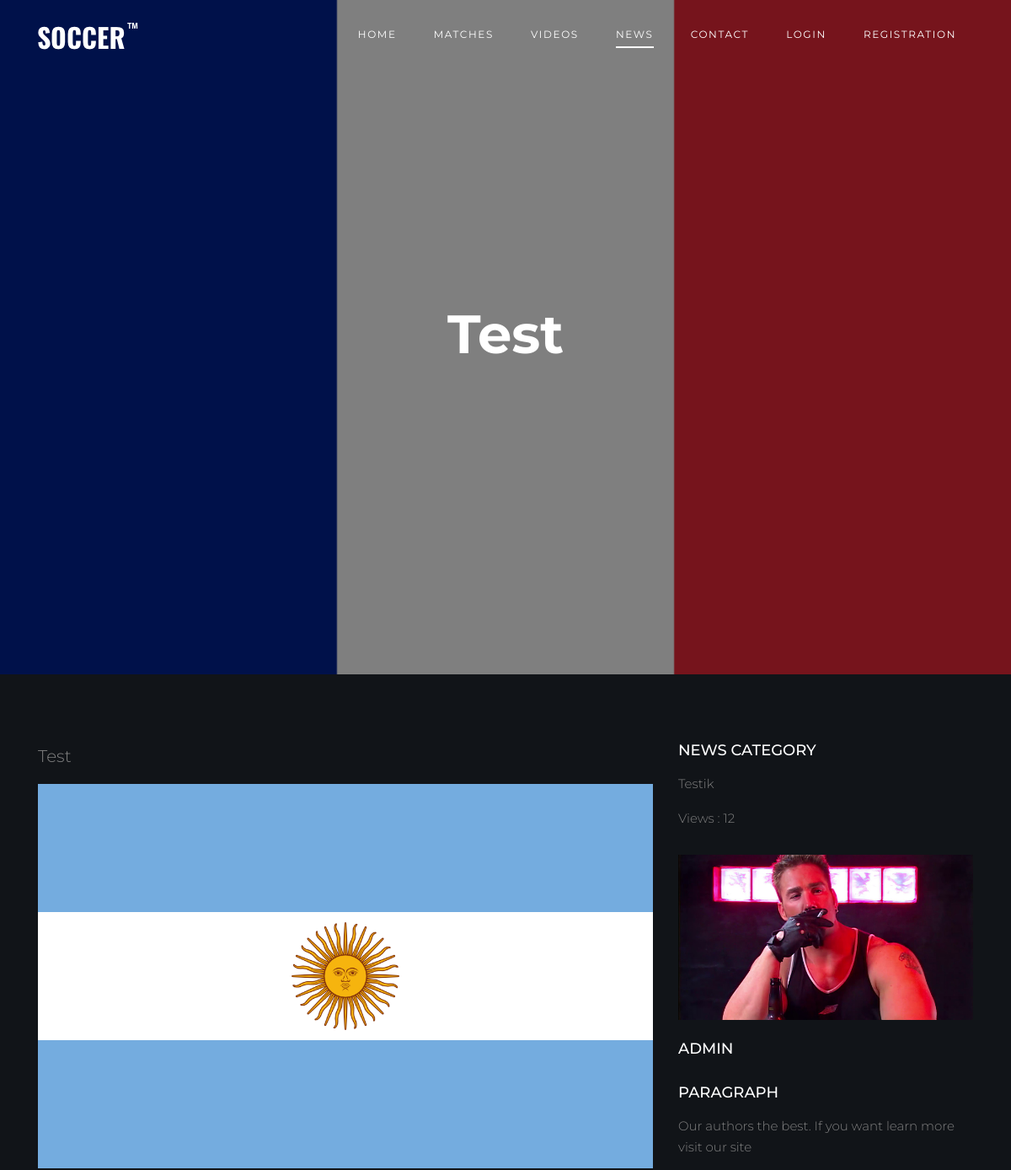
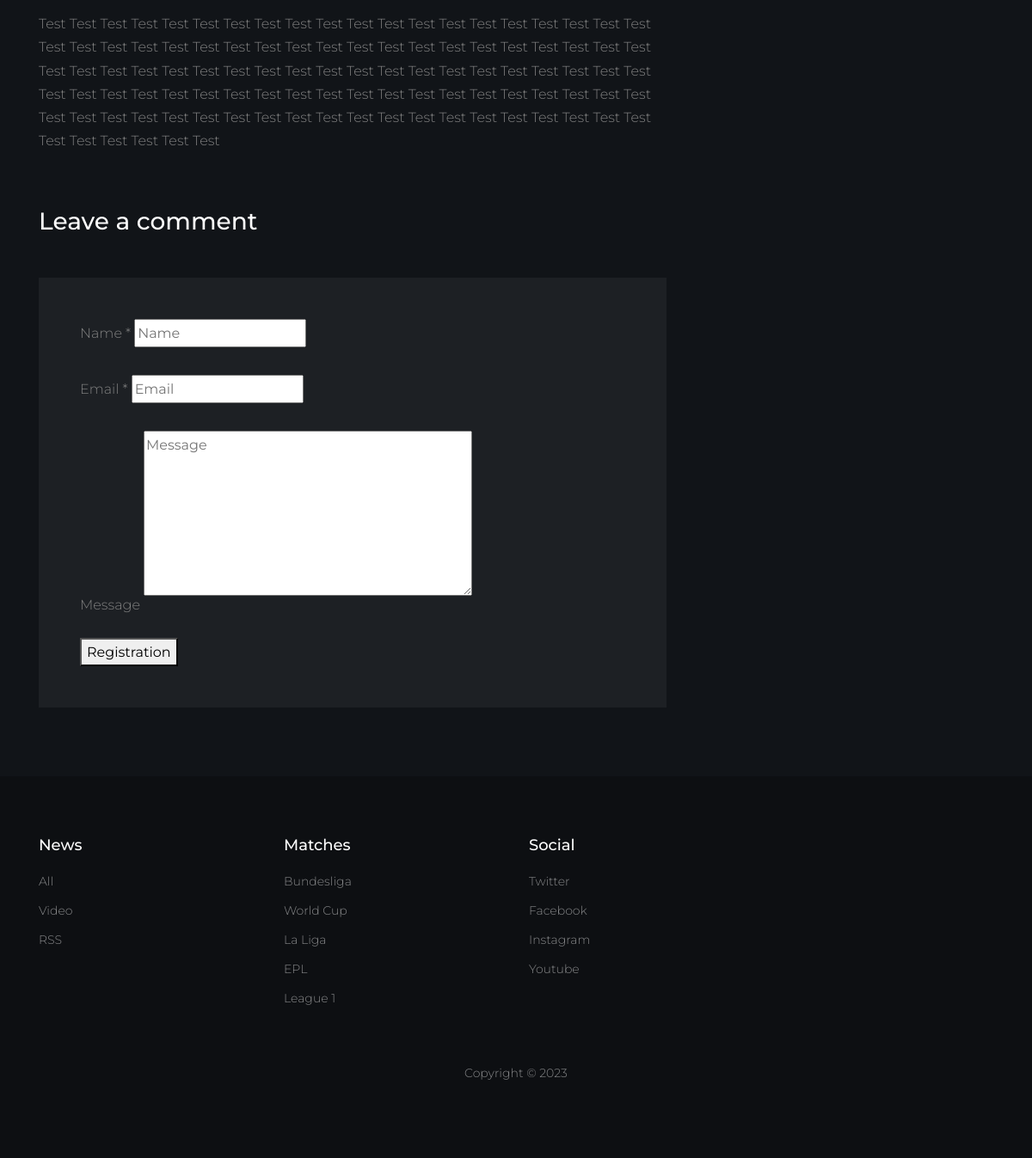
Page /test/ on the committed database (2 pictures, top to bottom).
### main/models.py (models this page shows, shortened)
class NewPost(models.Model):
    name = models.CharField(
        max_length=128,
        verbose_name='name'
    )
    descr = models.TextField(verbose_name='description')
    is_published = models.BooleanField(
        default=True,
        verbose_name='published'
    )
    date_created = models.DateTimeField(
        default=now,
        verbose_name='date created'
    )
    slug = models.SlugField(
        verbose_name='URL',
        unique=True
    )
    author = models.ForeignKey(
        User,
        on_delete=models.CASCADE,
        verbose_name='author'
    )
    image = models.ImageField(
        upload_to='news_image/',
        verbose_name='image',
        null=True
    )
    back_image = models.ImageField(
        upload_to='news_back_image/',
        verbose_name='back_image',
        null=True,
        blank=True
    )
    category = models.ForeignKey(
        'Category',
        on_delete=models.CASCADE,
        verbose_name='category'
    )
    show_count = models.IntegerField(default=0)
    @property
    def date(self) -> str:
        return self.date_created
    class Meta:
        db_table = 'main_posts'
        verbose_name = 'news'
        verbose_name_plural = 'news'
        ordering = ['date_created']

class Category(models.Model):
    name = models.CharField(
        max_length=32,
        verbose_name='category'
    )
    is_published = models.BooleanField(
        default=True,
        verbose_name='published'
    )
    slug = models.SlugField(verbose_name='URL', unique=True)
    def __str__(self):
        return self.name
    class Meta:
        db_table = 'main_categories'
        verbose_name = 'category'
        verbose_name_plural = 'categories'

### main/views.py (the view)
# urls.py: path('<slug:post_slug>/', PostDetailView.as_view(), name='news_post'),
class PostDetailView(BaseMixin, DetailView):
    template_name = 'news/single.html'
    context_object_name = 'news_post'
    slug_url_kwarg = 'post_slug'
    model = NewPost
    def get_context_data(self, **kwargs):
        context = super().get_context_data()
        context['form'] = CommentForm()
        context.update(self.context)
        return context
    def get_object(self, queryset=None):
        self.object = super(PostDetailView, self).get_object()
        self.object.show_count += 1
        self.object.save()
        return self.object

### main/forms.py
class CommentForm(ModelForm):
    name = CharField(
        widget=TextInput(
            attrs={
                'class': 'form-group',
                'id': 'name',
                'placeholder': 'Name'
            }
        ),
        max_length=64
    )
    email = EmailField(
        widget=EmailInput(
            attrs={
                'class': 'form-group',
                'id': 'email',
                'placeholder': 'Email'
            }
        ),
        max_length=254
    )
    message = CharField(
        widget=Textarea(
            attrs={
                'class': 'form-group',
                'id': 'message',
                'style': 'height: 12rem',
                'placeholder': 'Message'
            }
        ),
        max_length=1024
    )
    class Meta:
        model = Comment
        fields = ('name', 'email', 'message')

### templates/news/single.html
{% extends 'news/blog.html' %}
{% load static %}
{% block content %}
<div class="hero overlay"
  {% block image %}
    {% if news_post.back_image %}
      style="background-image: url('{{ news_post.back_image.url }}')"
    {% else %}
      style="background-image: url('{% static 'images/bg_2.jpg' %}')"
    {% endif %}
  {% endblock %}>
  <div class="container">
    <div class="row align-items-center">
      <div class="col-lg-5 mx-auto text-center">
        <h1 class="text-white">{{ news_post.name }}</h1>
      </div>
    </div>
  </div>
</div>
<div class="site-section first-section">
  <div class="container">
    <div class="row">
      <div class="col-md-8 blog-content">
        <p class="lead">{{ news_post.name }}</p>
        <p><img src="{{ news_post.image.url }}" alt="Image" class="img-fluid"></p>
        <p>{{ news_post.descr }}</p>
        {% include 'comment_form/form.html' %}
      </div>
      <div class="col-md-4 sidebar">
        <div class="sidebar-box">
          <div class="categories">
            <h3 class="text-uppercase">News Category</h3>
            <p>{{ news_post.category }}</p>
            <p>Views : {{ news_post.show_count }}</p>
          </div>
        </div>
        <div class="sidebar-box">
          <img src="{% static 'images/maxresdefault.jpg' %}" alt="Image placeholder" class="img-fluid mb-4">
          <h3 class="text-uppercase">{{ news_post.author }}</h3>
        </div>
        <div class="sidebar-box">
          <h3 class="text-uppercase">Paragraph</h3>
          <p>Our authors the best. If you want learn more visit our site</p>
        </div>
      </div>
    </div>
  </div>
</div>
{% endblock %}

### templates/news/blog.html (shortened to what this page needs)
{% extends "base/base.html" %}
{% load static %}
{% block header %}
<header class="site-navbar py-4" role="banner">
  <div class="container">
    <div class="d-flex align-items-center">
      <div class="site-logo">
        <a href="{% url 'index' %}">
          <img src="{% static 'images/logo.png' %}" alt="Logo">
        </a>
      </div>
      <div class="ml-auto">
        <nav class="site-navigation position-relative text-right" role="navigation">
          <ul class="site-menu main-menu js-clone-nav mr-auto d-none d-lg-block">
            <li><a href="{% url 'index' %}" class="nav-link">Home</a></li>
            <li><a href="{% url 'matches' %}" class="nav-link">Matches</a></li>
            <li><a href="{% url 'videos' %}"class="nav-link">Videos</a></li>
            <li class="active"><a href="{% url 'news' %}" class="nav-link">News</a></li>
            <li><a href="{% url 'contact' %}" class="nav-link">Contact</a></li>
            {% if not user.is_authenticated %}
            <li><a href="{% url 'auth' %}" class="nav-link">Login</a></li>
            <li><a href="{% url 'reg' %}" class="nav-link">Registration</a></li>
            {% else %}
            <li><a class="nav-link">{{ user }}</a></li>
            <li><a href="{% url 'logout' %}" class="nav-link">Logout</a></li>
            {% endif %}
          </ul>
        </nav>
      </div>
    </div>
  </div>
</header>
{% endblock %}

### templates/base/base.html (shortened to what this page needs)
{% load static %}
<!DOCTYPE html>
<html lang="en">
<head>
    <link rel="stylesheet" href="{% static 'fonts/icomoon/style.css' %}">
    <link rel="stylesheet" href="{% static 'css/bootstrap/bootstrap.css' %}">
    <link rel="stylesheet" href="{% static 'css/jquery-ui.css' %}">
    <link rel="stylesheet" href="{% static 'css/owl.carousel.min.css' %}">
    <link rel="stylesheet" href="{% static 'css/owl.theme.default.min.css' %}">
    <link rel="stylesheet" href="{% static 'css/owl.theme.default.min.css' %}">
    <link rel="stylesheet" href="{% static 'css/jquery.fancybox.min.css' %}">
    <link rel="stylesheet" href="{% static 'css/bootstrap-datepicker.css' %}">
    <link rel="stylesheet" href="{% static 'fonts/flaticon/font/flaticon.css' %}">
    <link rel="stylesheet" href="{% static 'css/aos.css' %}">
    <link rel="stylesheet" href="{% static 'css/style.css' %}">
</head>
  <body>
    <div class="site-wrap">
      {% block header %}{% endblock %}
      {% block content %}
      {% endblock %}
      <footer class="footer-section">
        <div class="container">
          <div class="row">
            <div class="col-lg-3">
              <div class="widget mb-3">
                <h3>News</h3>
                <ul class="list-unstyled links">
                  <li><a href="{% url 'news' %}">All</a></li>
                  <li><a href="{% url 'videos' %}">Video</a></li>
                  <li><a href="{% url 'post_feed' %}">RSS</a></li>
                </ul>
              </div>
            </div>
            <div class="col-lg-3">
              <div class="widget mb-3">
                <h3>Matches</h3>
                <ul class="list-unstyled links">
                  <li><a href="https://www.bundesliga.com/en/bundesliga/matchday">Bundesliga</a></li>
                  <li><a href="https://www.fifa.com/fifaplus/en/tournaments/mens/worldcup/">World Cup</a></li>
                  <li><a href="https://www.laliga.com/en-BY">La Liga</a></li>
                  <li><a href="https://www.espn.com/soccer/standings/_/league/eng.1">EPL</a></li>
                  <li><a href="https://www.ligue1.com/">League 1</a></li>
                </ul>
              </div>
            </div>
            <div class="col-lg-3">
              <div class="widget mb-3">
                <h3>Social</h3>
                <ul class="list-unstyled links">
                  <li><a href="{{ twitter }}">Twitter</a></li>
                  <li><a href="{{ facebook }}">Facebook</a></li>
                  <li><a href="{{ instagram }}">Instagram</a></li>
                  <li><a href="{{ youtube }}">Youtube</a></li>
                </ul>
              </div>
            </div>
          </div>
          <div class="row text-center">
            <div class="col-md-12">
              <div class=" pt-5">
                <p>
                  Copyright &copy;
                </p>
              </div>
            </div>
          </div>
        </div>
      </footer>
    </div>
  </body>
</html>

### templates/comment_form/form.html (shortened to what this page needs)
<div class="comment-form-wrap pt-5">
    <h3 class="mb-5">Leave a comment</h3>
    <form class="p-5 bg-light" method="post">
        <div class="form-group">
            <label for="name">Name *</label>
            {{ form.name }}
        </div>
        <div class="form-group">
            <label for="email">Email *</label>
            {{ form.email }}
        </div>
        <div class="form-group">
            <label for="message">Message</label>
            {{ form.message }}
        </div>
        <button class="login100-form-btn">
            Registration
        </button>
    </form>
</div>

### static/css/style.css (style rules this page uses)
body { line-height: 1.7; color: gray; font-weight: 300; background-color: #222831; font-size: 16px; }
a { -webkit-transition: .3s all ease; -o-transition: .3s all ease; transition: .3s all ease; }
h1, h2, h3, h4, h5, .h1, .h2, .h3, .h4, .h5 { font-family: "Montserrat", -apple-system, BlinkMacSystemFont, "Segoe UI", Roboto, "Helvetica Neue", Arial, sans-serif, "Apple Color Emoji", "Segoe UI Emoji", "Segoe UI Symbol", "Noto Color Emoji"; color: #fff; }
.site-wrap:before { display: none; -webkit-transition: .3s all ease-in-out; -o-transition: .3s all ease-in-out; transition: .3s all ease-in-out; background: rgba(0, 0, 0, 0.6); content: ""; position: absolute; z-index: 2000; top: 0; left: 0; right: 0; bottom: 0; opacity: 0; visibility: hidden; }
.site-section { padding: 2.5em 0; }
@media (min-width: 768px) { .site-section { padding: 5em 0; } }
.site-logo { position: relative; font-weight: 900; font-size: 1.3rem; }
.site-logo a { color: #fff; }
.site-navbar { margin-bottom: 0px; z-index: 1999; position: absolute; width: 100%; }
.site-navbar .site-navigation .site-menu { margin-bottom: 0; }
.site-navbar .site-navigation .site-menu .active > a { display: inline-block; position: relative; }
.site-navbar .site-navigation .site-menu .active > a:before { content: ""; position: absolute; bottom: 0; left: 20px; right: 20px; height: 2px; background: #fff; }
.site-navbar .site-navigation .site-menu a { text-decoration: none !important; display: inline-block; }
.site-navbar .site-navigation .site-menu > li { display: inline-block; }
.site-navbar .site-navigation .site-menu > li > a { padding: 5px 20px; color: #fff; font-size: 12px; letter-spacing: .1rem; text-transform: uppercase; font-weight: 400; display: inline-block; text-decoration: none !important; }
.site-mobile-menu .site-nav-wrap { padding: 0; margin: 0; list-style: none; position: relative; }
.site-mobile-menu .site-nav-wrap a { padding: 10px 20px; display: block; position: relative; color: #212529; }
.site-mobile-menu .site-nav-wrap li { position: relative; display: block; }
.site-mobile-menu .site-nav-wrap li.active > a { color: #ee1e46; }
.site-mobile-menu .site-nav-wrap > li { display: block; position: relative; float: left; width: 100%; }
.site-mobile-menu .site-nav-wrap > li > a { padding-left: 20px; font-size: 20px; }
.hero { background-size: cover; background-position: center center; }
.hero, .hero > .container > .row { height: 100vh; min-height: 500px; }
.hero.overlay:before { content: ""; position: absolute; background: rgba(0, 0, 0, 0.5); top: 0; left: 0; right: 0; bottom: 0; }
.hero h1 { font-weight: 700; font-size: 4rem; }
.footer-section { padding: 70px 0; font-size: 14px; color: rgba(255, 255, 255, 0.5); background: #1a1e25; }
.footer-section .widget h3 { color: #fff; font-size: 18px; margin-bottom: 20px; }
.footer-section .widget .links li { margin-bottom: 10px; }
.footer-section .widget .links li a { color: rgba(255, 255, 255, 0.5); }
.bg-light { background: rgba(255, 255, 255, 0.05) !important; }
.sidebar-box { margin-bottom: 30px; font-size: 15px; width: 100%; float: left; }
.sidebar-box *:last-child { margin-bottom: 0; }
.sidebar-box h3 { font-size: 18px; margin-bottom: 15px; }
.comment-form-wrap { clear: both; }

### rows in the picture
NewPost: back_image (picture), name "Test", image (picture), descr "Test Test Test Test Test Test Test Test Test Test Test Test Test Test Test Test Test Test Test Test Test Test Test Test Test Test Test Test Test Test Test Test Test Test Test Test Test Test Test Test Test Test Test Test Test Test Test Test Test Test Test Test Test Test Test Test Test Test Test Test Test Test Test Test Test Test Test Test Test Test Test Test Test Test Test Test Test Test Test Test Test Test Test Test Test Test Test Test Test Test Test Test Test Test Test Test Test Test Test Test Test Test Test Test Test Test", category "Testik", show_count "12", author "ADMIN"
